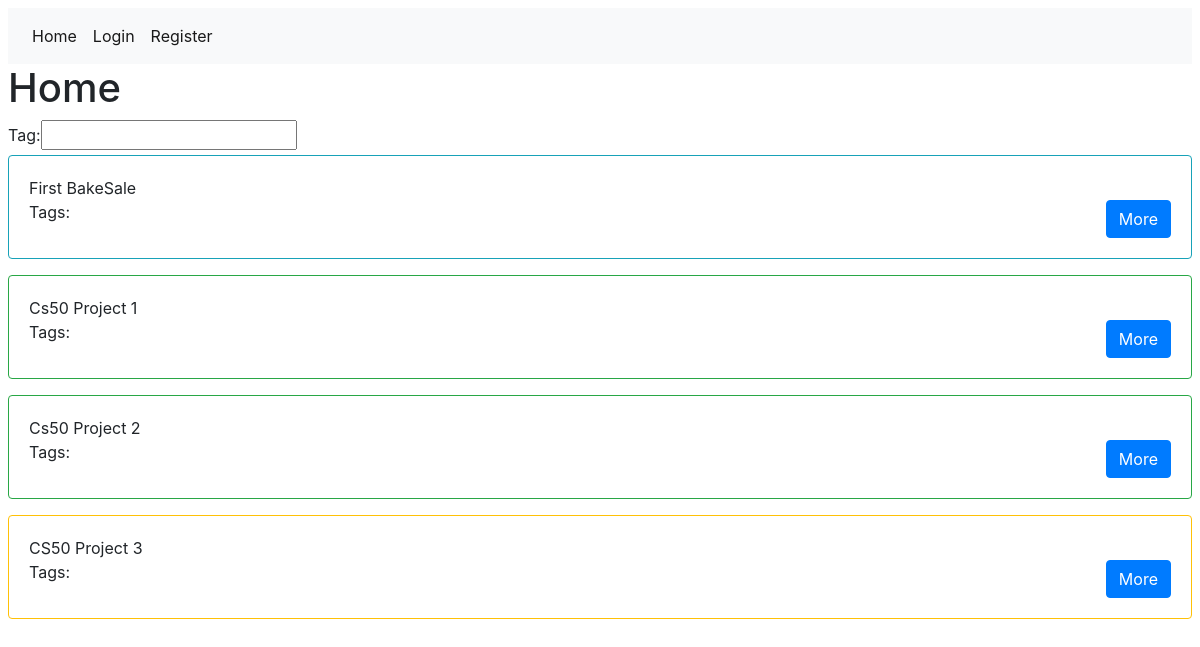
Page /projects/ on the earlier database version.
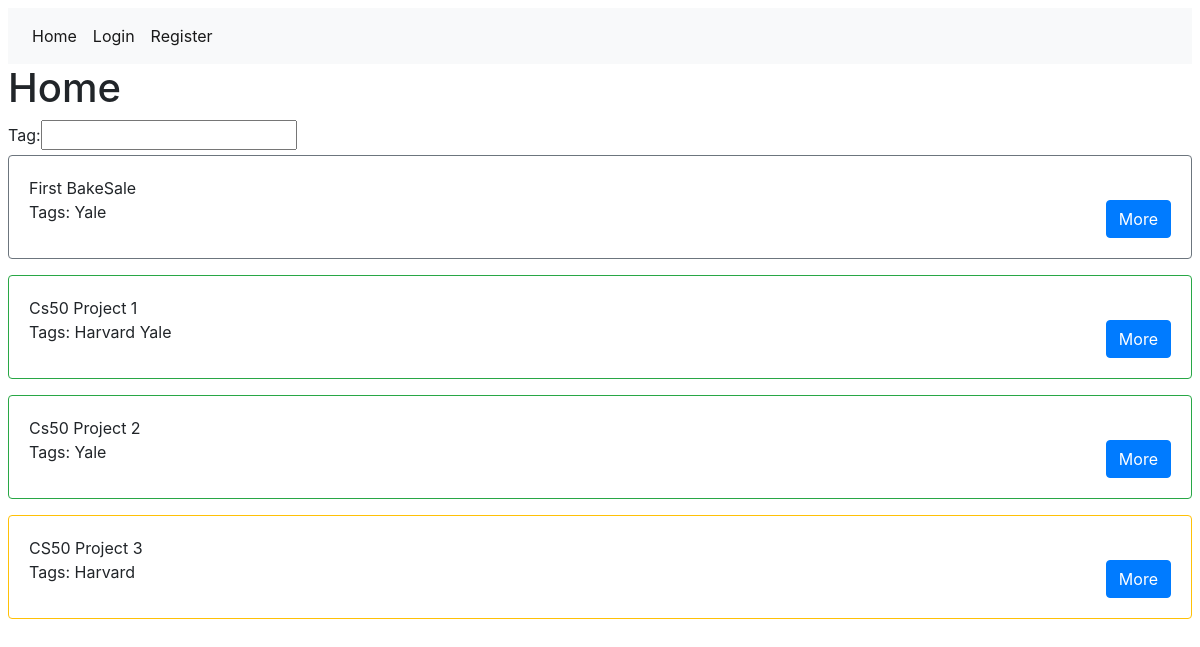
Same page on the later database version.
### users/models.py (models this page shows, shortened)
class Project(models.Model):
    name = models.CharField(max_length=64)
    manager = models.ForeignKey(User, on_delete=models.PROTECT, related_name='manager')
    status = models.ForeignKey('Status', on_delete=models.PROTECT,)
    contributors = models.ManyToManyField(User, related_name='contributor', blank=True,)
    description = models.TextField()
    tags = models.ManyToManyField(Tag, blank=True,)

class Tag(models.Model):
    tag = models.CharField(max_length=64)
    def __str__(self):
        return f"{self.tag}"

### projects/views.py (the view)
# urls.py: path("", views.home_view, name="home"),
def home_view(request):
    if request.method == "POST":
        form = SearchForm(request.POST)
        if form.is_valid():
            tag = form.cleaned_data['tag']
            tag = Tag.objects.get(tag = tag)
            projects = Project.objects.filter(tags = tag.id)
    if not request.user.is_authenticated:
        base = "users/base.html"
        projects = Project.objects.all()
    else:
        user = request.user
        base = "projects/base.html"
        projects = Project.objects.exclude(contributors = request.user).exclude(manager = request.user).all()
    context = {
        "projects": projects,
        "base": base,
        "form": SearchForm()
    }
    return render(request, "projects/home.html", context)

### projects/forms.py
class SearchForm(ModelForm):
    class Meta:
        model = Tag
        fields = ['tag']

### projects/templates/projects/home.html (shortened to what this page needs)
{% extends base %}
{% block body %}
  <h1>Home</h1>
  <form action="{% url 'projects:home' %}" method="post">
    {{form}}
  </form>
  {% for project in projects %}
    <div class="{{project.status.cardClass.cardClass}}">
      <div class="card-body">
          {{project.name}}<br>
          Tags:
            {% for tag in project.tags.all %}
              {{tag}}
            {% endfor %}
        <a href="{% url 'projects:manage_project' project.id %}" class="float-right btn btn-primary">More</a>
      </div>
    </div>
  {% endfor %}
{% endblock %}

Differences in the rows shown:
changed Project "First BakeSale": status_id 1 → 2 (drawn)
added Tag: tag "Yale"
added Tag: tag "Harvard"
